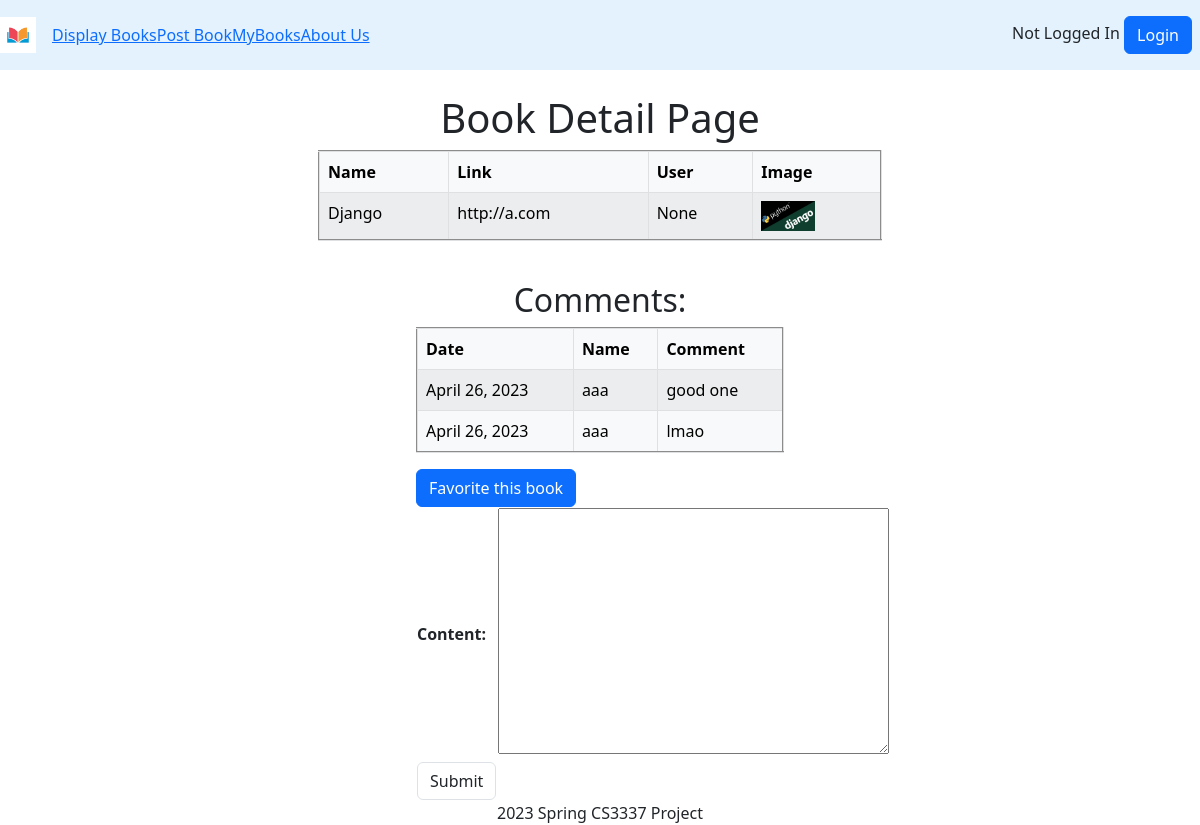
Before: /book_detail/1 with the older database file.
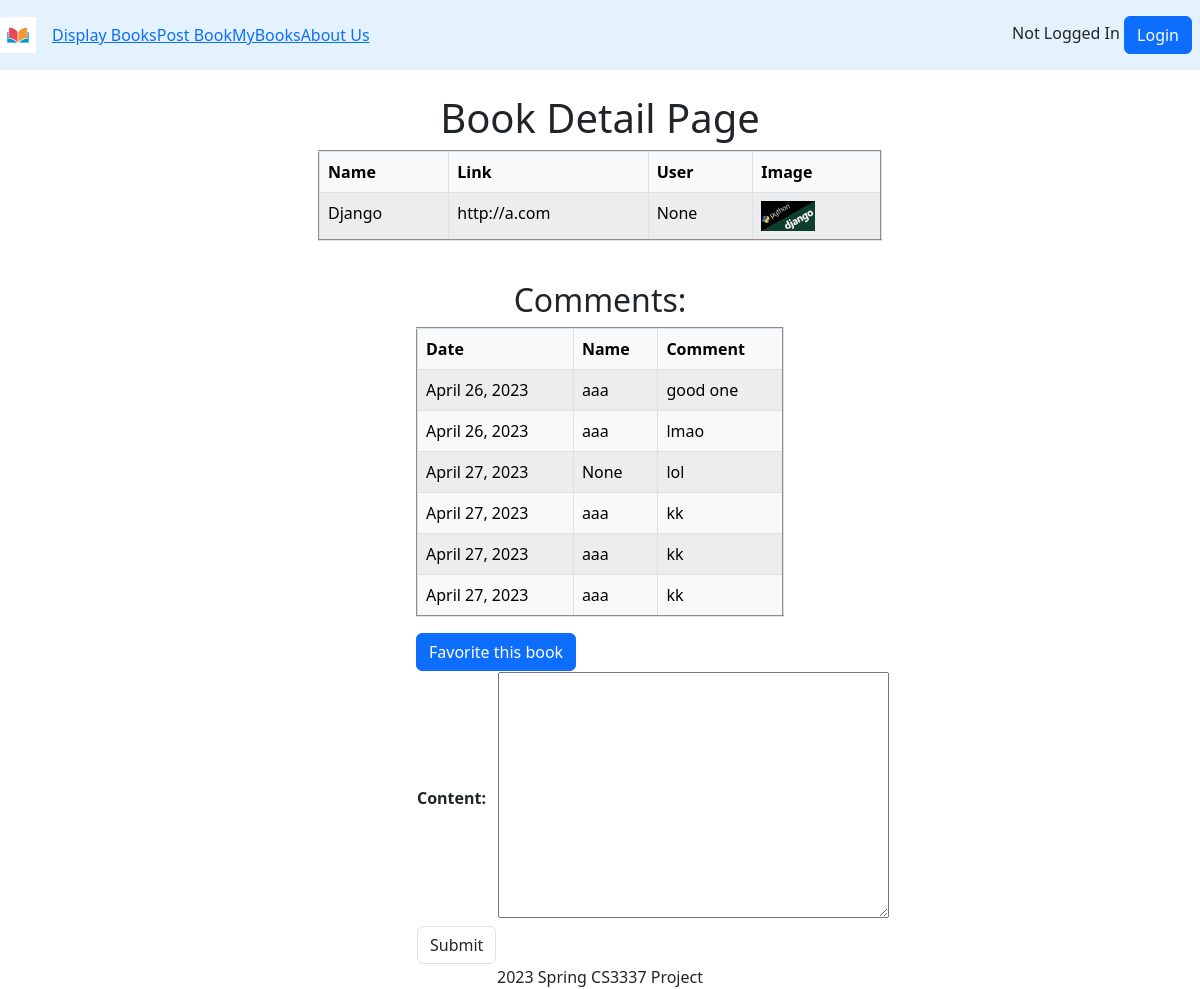
After: the same page with the newer database file.
### bookMng/models.py (models this page shows, shortened)
class MainMenu(models.Model):
    item = models.CharField(max_length=200, unique=True)
    link = models.CharField(max_length=500, unique=True)

class Book(models.Model):
    name = models.CharField(max_length=200)
    web = models.URLField(max_length=200)
    price = models.DecimalField(decimal_places=2, max_digits=8)
    publishdate = models.DateField(auto_now=True)
    picture = models.FileField(upload_to='bookEx/static/uploads')
    pic_path = models.CharField(max_length=300, editable=False, blank=True)
    username = models.ForeignKey(User, blank=True, null=True, on_delete=models.CASCADE)
    favorites = models.ManyToManyField(User, related_name='favorite', default=None, blank=True)

class Comment(models.Model):
    content = models.TextField(max_length=300)
    book_origin = models.ForeignKey(Book, on_delete=models.CASCADE)
    username = models.ForeignKey(User, blank=True, null=True, on_delete=models.CASCADE)
    publishdate = models.DateField(auto_now=True)

### bookMng/views.py (the view)
# urls.py: path('book_detail/<int:book_id>', views.book_detail, name='book_detail'),
def book_detail(request, book_id):
    book = Book.objects.get(id=book_id)
    book.pic_path = book.picture.url[14:]
    comments = Comment.objects.filter(book_origin=book)
    if request.method == 'POST':
        form = CommentForm(request.POST, request.FILES)
        if form.is_valid():
            comment = form.save(commit=False)
            try:
                comment.username = request.user
            except Exception:
                pass
            comment.book_origin = book
            comment.save()
    else:
        form = CommentForm()
    return render(request,
                  'bookMng/book_detail.html',
                  {
                      'item_list': MainMenu.objects.all(),
                      'book': book,
                      'form': form,
                      'comments': comments,
                  }
                  )

### bookMng/forms.py
class CommentForm(ModelForm):
    class Meta:
        model = Comment
        fields = [
            'content',
        ]

### bookEx/templates/bookMng/book_detail.html (shortened to what this page needs)
{% extends "base.html" %}
{% load static %}
{% block sidenav %}
    {% for item in item_list %}
      <li>
          <a href="{{ item.link }}"> {{ item.item }} </a>
      </li>
    {% endfor %}
{% endblock sidenav %}
{% block content %}
    <h1 align="center"> Book Detail Page </h1>
    <div class="container col-lg-6 col-md-6">
         <table class = "table table-bordered table-light table-striped" align="center" border="2" width="400">
             <thead class="thead thead-dark">
                <tr>
                  <th scope="col">Name</th>
                  <th scope="col">Link</th>
                  <th scope="col">User</th>
                  <th scope="col">Image</th>
                </tr>
             </thead>
              <tr>
                  <td>
                     {{ book.name }}
                  </td>
                  <td>
                     {{ book.web }}
                  </td>
                  <td>
                     {{ book.username }}
                  </td>
                  <td>
                     <img src="{% static book.pic_path %}" height="30"/>
                  </td>
              </tr>
         </table>
    </div>
    <br>
    <div class ="container col-lg-6 col-md-6" align ="center">
        <h2>Comments:</h2>
    </div>
    <div class="container col-lg-4 col-md-4">
        <table class = "table table-bordered table-light table-striped" align="center" border="2" width="400">
            <thead>
                <tr>
                  <th scope="col">Date</th>
                  <th scope="col">Name</th>
                  <th scope="col">Comment</th>
                </tr>
            </thead>
            {% if comments %}
            {% for comment in comments %}
              <tr>
                  <td>
                     {{ comment.publishdate }}
                  </td>
                  <td>
                      {{ comment.username }}
                  </td>
                  <td>
                     {{ comment.content }}
                  </td>
              </tr>
            {% endfor %}
            {% else %}
                <tr>
                  <td>
                      There are no comments.
                  </td>
                </tr>
            {% endif %}
        </table>
    </div>
    <div class="container col-lg-4 col-md-4">
        <a href="{% url 'favorite' book.id %}" class="btn btn-primary">Favorite this book</a>
    </div>
    <div class="container col-lg-4 col-md-4">
        <form action="" enctype="multipart/form-data" method="post">
          <table align="center">
              <div class ="mr-5">
                  {{ form.as_table }}
              </div>
              <tr>
                  <td>
                      <input class="form-control" type="submit" value="Submit">
                  </td>
              </tr>
          </table>
        </form>
    </div>
{% endblock content %}

### bookEx/templates/base.html (shortened to what this page needs)
{% load static %}
<!DOCTYPE html>
<html lang="en">
<head>
    {% load static %}
    <link href="{% static 'main.css' %}" rel="stylesheet" type="text/css">
    <link rel="stylesheet" type="text/css" href="{% static 'css/bootstrap.min.css' %}" >
</head>
<body>
    <nav class=" col navbar navbar-expand-lg navbar-light" style="background-color: #e3f2fd;">
        <div class="collapse navbar-collapse" id="navbarSupportedContent">
            <a class="navbar-brand ml-5" href="/">
                <div>
                    <img class="float-left" src="{% static 'logo.jpg' %}" height="36">
                </div>
            </a>
            <ul class="navbar-nav me-auto mb-2 mb-lg-0">
                {% block sidenav %}{% endblock sidenav %}
            </ul>
            <span>
                <div class="text-right m-2">
                    {% if user.is_authenticated  %}
                        {{ user.username }}
                        <a class="btn btn-primary" href="{% url 'logout' %}?next=/">Logout</a>
                    {% else %}
                        Not Logged In
                        <a class="btn btn-primary" href="{% url 'login' %}?next=/">Login</a>
                    {% endif %}
                </div>
            </span>
        </div>
    </nav>
    <br>
    <div class="container-fluid">
      {% block content %}{% endblock content %}
    </div>
    <div class="row align-items-end">
      <footer class="mt-auto container-fluid text-center">
          2023 Spring CS3337 Project
      </footer>
    </div>
</body>
</html>

Changed rows visible on the page:
added Comment: publishdate "April 27, 2023", username "None", content "lol"
added Comment: publishdate "April 27, 2023", username "aaa", content "kk"
added Comment: publishdate "April 27, 2023", username "aaa", content "kk"
added Comment: publishdate "April 27, 2023", username "aaa", content "kk"
